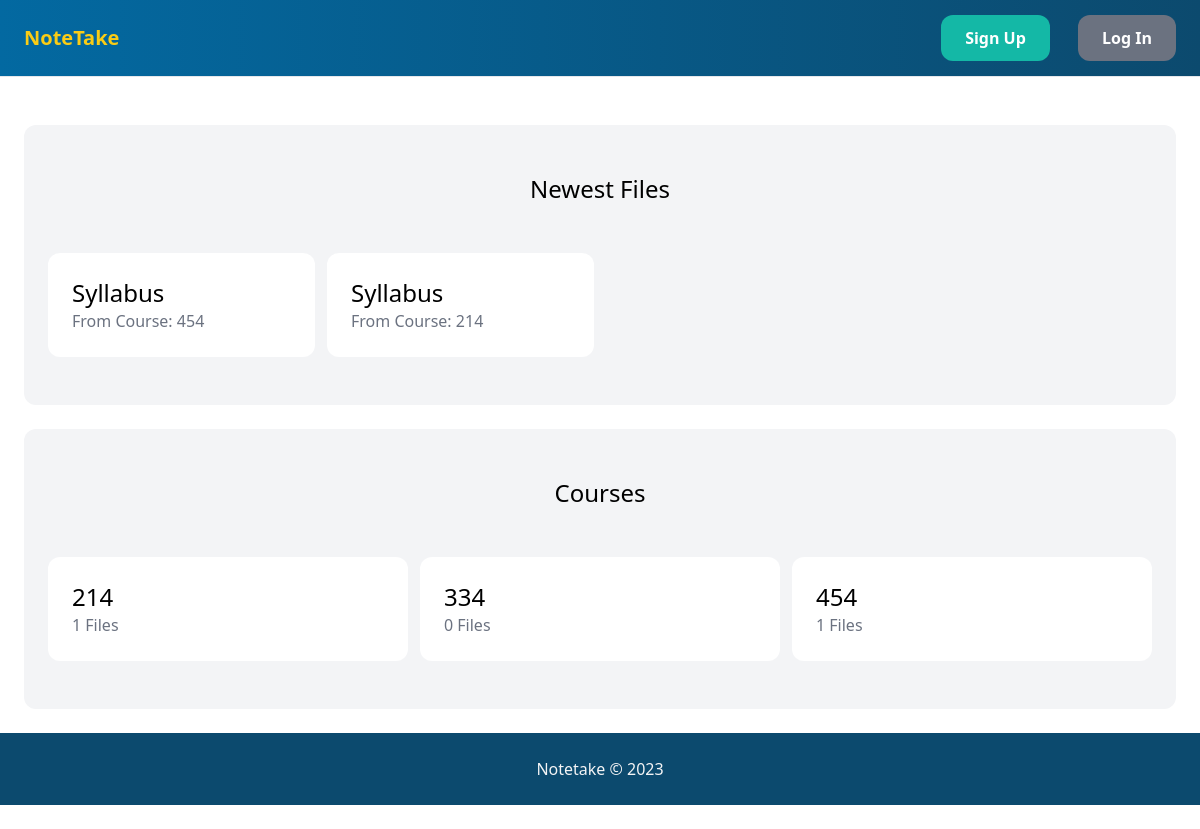
The app's page /, older data.
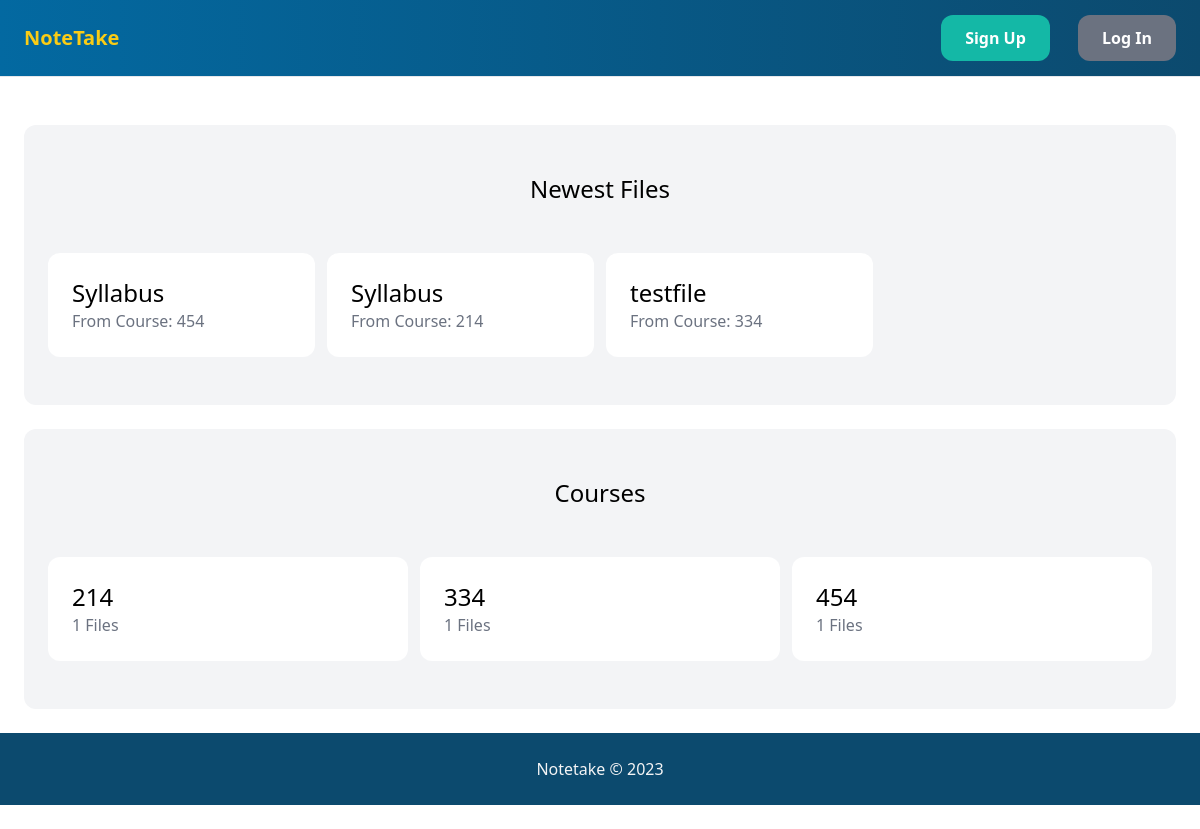
The same page, newer data.
### course/models.py (models this page shows, shortened)
class File(models.Model):
    course = models.ForeignKey(Course, related_name='files', on_delete=models.CASCADE)
    name = models.CharField(max_length=255)
    description = models.TextField(blank=True, null=True)
    file = models.FileField(upload_to='file_files/', blank=True, null=True)
    uploaded_by = models.ForeignKey(User, related_name='files', on_delete=models.SET_NULL, blank=True, null=True)
    uploaded_at = models.DateTimeField(auto_now_add=True)

class Course(models.Model):
    name = models.CharField(max_length=255)
    course_files = models.ManyToManyField('File', related_name='courses', blank=True)
    class Meta:
        ordering = ('name',)
        verbose_name_plural = 'Courses'
    def __str__(self):
        return self.name

### core/views.py (the view)
# urls.py: path('', views.index, name='index'),
def index(request):
    files = File.objects.all()[0:6]
    courses = Course.objects.all()
    return render(request, 'core/index.html',{
       'courses': courses,
       'files': files,
    })

### core/templates/core/index.html (shortened to what this page needs)
{% extends 'core/base.html' %}
{% block content %}
<div class="mt-6 px-6 py-12 bg-gray-100 rounded-xl">
    <h2 class="mb-12 text-2xl text-center">Newest Files</h2>
    <div class="grid grid-cols-4 gap-3">
        {% for file in files %}
            <div>
                <a href="{% url 'course:file' file.id %}">
                    <div class="p-6 bg-white rounded-xl hover:text-gray-500">
                        <h2 class="text-2xl" >{{ file.name }}</h2>
                        <p class="text-gray-500"> From Course: {{ file.course }}</p>
                    </div>
                </a>
            </div>
        {% endfor %}
    </div>
</div>
<div class="mt-6 px-6 py-12 bg-gray-100 rounded-xl">
    <h2 class="mb-12 text-2xl text-center">Courses</h2>
    <div class="grid grid-cols-3 gap-3">
        {% for course in courses %}
            <div>
                <a href="{% url 'course:course' course.id %}">
                    <div class="p-6 bg-white rounded-xl hover:text-gray-500">
                        <h2 class="text-2xl">{{ course.name }}</h2>
                        <p class="text-gray-500"> {{ course.files.count }} Files</p>
                    </div>
                </a>
            </div>
        {% endfor %}
    </div>
</div>
{% endblock %}

Row changes from the older to the newer data that the page shows:
added File: name "testfile", course "334"
computed for Course (number 2 of 3 on the later page): files.count "0" → "1"
